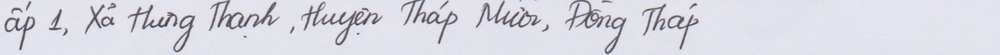
#> input picture data/raw/DataSamples2/0025_samples.png, 1000 x 55 px, shrunk from 1853 x 102 before the run, found by its file name; its folder holds only this picture in this run
$ python preprocess.py
#> lines starting #> are read from the running program, lines starting #| are printed output that depends on the picture; after the words box and inside, x2 and y2 are one past the last pixel; in counts of white or black regions, pixels touching at a corner belong together
#> in preprocess_image, image is the input picture: shape (55, 1000, 3); mean B, G, R 225.3, 216.6, 216.9
import cv2
import os
import shutil
import numpy as np
from sklearn.cluster import KMeans

# Nhị phân hó a ảnh
def binarize(image):
    _, binary_image = cv2.threshold(image, 127, 255, cv2.THRESH_BINARY_INV)
    return binary_image

# Tiền xử lý ảnh
# Write a function to preprocess img to black and white img, reduce noise or remove background
def img_to_blackwhite(img):
    # Convert to grayscale
    gray = cv2.cvtColor(img, cv2.COLOR_BGR2GRAY)
    # Apply GaussianBlur
    blur = cv2.GaussianBlur(gray, (5, 5), 0)
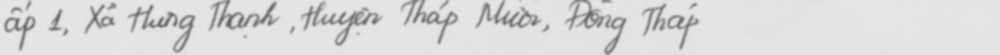
#> blur: shape (55, 1000); min 93, max 231, mean 217.6
    #blur to vector
    vectorized = blur.reshape((-1, 1))
    #Kmeans clustering
    kmeans = KMeans(n_clusters=2, random_state=0).fit(vectorized)
    #Get the label of each pixel
    labels = kmeans.labels_
    #Reshape the labels to the original image
    labels = labels.reshape((gray.shape))
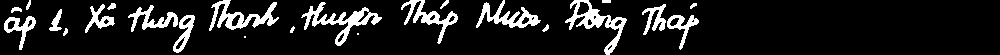
#> labels: shape (55, 1000) int32; values 0 (black) and 1 (white), 11.7% white; 23 white regions (2 under 20 px), largest, box (x1, y1, x2, y2) and area: (301, 2, 382, 46) 919, (565, 0, 627, 55) 878, (209, 0, 279, 31) 796
    # Compare the number of pixels in each cluster
    if np.sum(labels == 0) < np.sum(labels == 1):
        labels = np.where(labels, 0, 1)

    #Get the foreground and background
    foreground = (labels == 1).astype(np.uint8) * 255
    #binarize the image
    binary_image = binarize(foreground)

    print(f"Preprocessed image size: {binary_image.shape}")
#| Preprocessed image size: (55, 1000)

    return binary_image


def preprocess_image(input_dir, output_dir):
    if not os.path.exists(input_dir):
        raise FileNotFoundError(f"{input_dir} does not exist.")

    if not os.path.exists(output_dir):
        os.makedirs(output_dir)

    image_files = [f for f in os.listdir(input_dir)if f.endswith(('.png', '.jpg', '.jepg'))]
    if not image_files:
        raise FileNotFoundError(f"No image files found in {input_dir}")

    # Xu ly tung anh
    for image_file in image_files:
        image_path = os.path.join(input_dir, image_file)
        # Đọc ảnh đầu vào
        image = cv2.imread(image_path)

        # Chuyển ảnh màu sang ảnh đen trắng
        binary_image = img_to_blackwhite(image)

        # Lưu ảnh đã xử lý vào thư mục đầu ra
        filename = os.path.basename(image_path)
        output_path = os.path.join(output_dir, filename)

        cv2.imwrite(output_path, binary_image, [int(cv2.IMWRITE_JPEG_QUALITY), 100])

# Test on input_dir is 'data/raw/DataSamples1' and output_dir is 'data/preprocess/DataSamples1'
input_dir = 'data/raw/DataSamples2'
output_dir = 'data/preprocess/samples2'
preprocess_image(input_dir, output_dir)

$ run again, on data/raw/DataSamples2/0090_samples.png
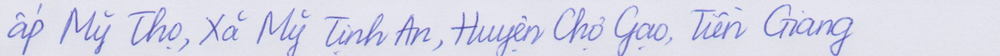
#> input picture data/raw/DataSamples2/0090_samples.png, 1000 x 56 px, shrunk from 1853 x 103 before the run, found by its file name
#> in preprocess_image, image is the input picture: shape (56, 1000, 3); mean B, G, R 232.7, 216.7, 216.3
#> in img_to_blackwhite, `gray = cv2.cvtColor(img, cv2.COLOR_BGR2GRAY)`:
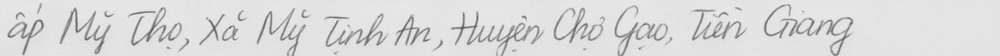
#> gray: shape (56, 1000); min 78, max 235, mean 218.4
#> in img_to_blackwhite, `labels = labels.reshape((gray.shape))`:
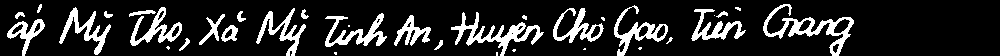
#> labels: shape (56, 1000) int32; values 0 (black) and 1 (white), 15.5% white; 34 white regions (12 under 20 px), largest, box (x1, y1, x2, y2) and area: (763, 4, 854, 56) 1095, (451, 12, 544, 56) 1081, (325, 13, 387, 47) 753
#| Preprocessed image size: (56, 1000)

$ run again, on data/raw/DataSamples2/0137_samples.png
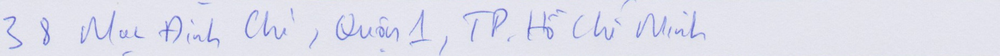
#> input picture data/raw/DataSamples2/0137_samples.png, 1000 x 56 px, shrunk from 1855 x 103 before the run, found by its file name
#> in preprocess_image, image is the input picture: shape (56, 1000, 3); mean B, G, R 236.1, 223.7, 223.1
#> in img_to_blackwhite, `gray = cv2.cvtColor(img, cv2.COLOR_BGR2GRAY)`:
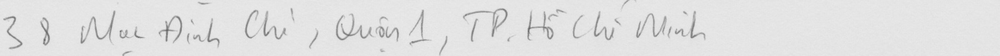
#> gray: shape (56, 1000); min 103, max 235, mean 224.9
#> in img_to_blackwhite, `labels = labels.reshape((gray.shape))`:
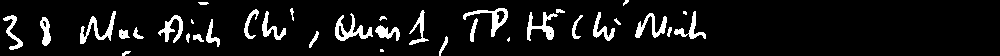
#> labels: shape (56, 1000) int32; values 0 (black) and 1 (white), 8.2% white; 35 white regions (5 under 20 px), largest, box (x1, y1, x2, y2) and area: (335, 13, 373, 41) 388, (80, 11, 116, 44) 359, (463, 8, 508, 37) 342
#| Preprocessed image size: (56, 1000)

$ run again, on data/raw/DataSamples2/0034_samples.png
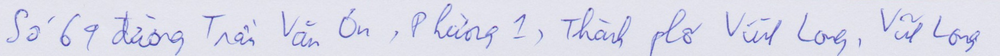
#> input picture data/raw/DataSamples2/0034_samples.png, 1000 x 56 px, shrunk from 1854 x 103 before the run, found by its file name
#> in preprocess_image, image is the input picture: shape (56, 1000, 3); mean B, G, R 233.7, 219.7, 219.3
#> in img_to_blackwhite, `gray = cv2.cvtColor(img, cv2.COLOR_BGR2GRAY)`:
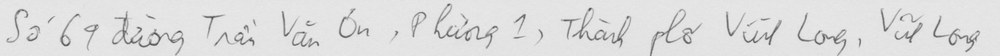
#> gray: shape (56, 1000); min 75, max 235, mean 221.2
#> in img_to_blackwhite, `labels = labels.reshape((gray.shape))`:
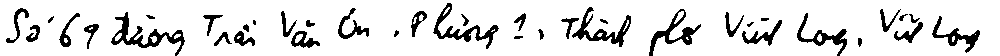
#> labels: shape (56, 1000) int32; values 0 (black) and 1 (white), 88.2% white; 38 black regions (2 under 20 px), largest, box (x1, y1, x2, y2) and area: (111, 12, 185, 56) 772, (433, 3, 499, 49) 626, (572, 7, 631, 47) 606
#| Preprocessed image size: (56, 1000)
